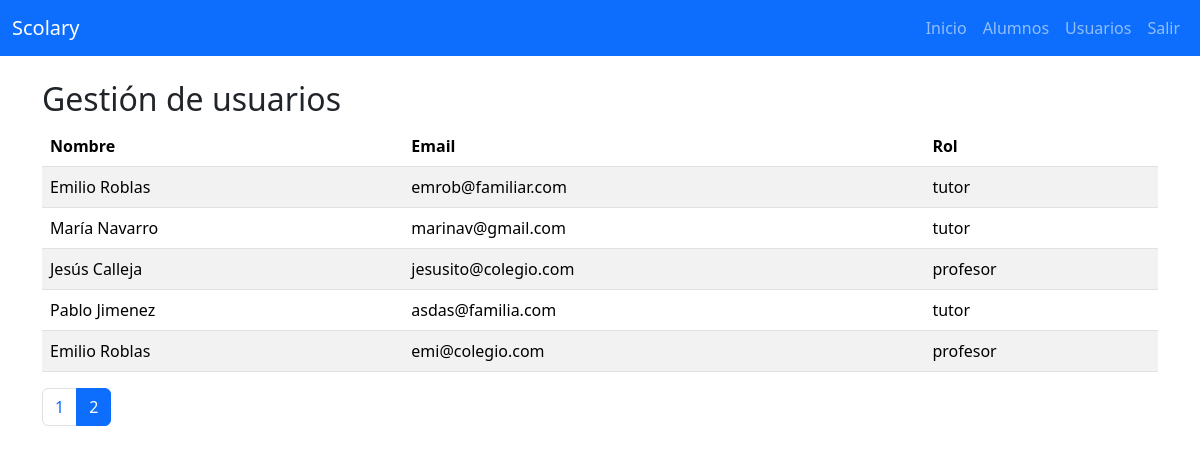
Page /usuarios.php?pagina=2 (signed in) on the earlier database version.
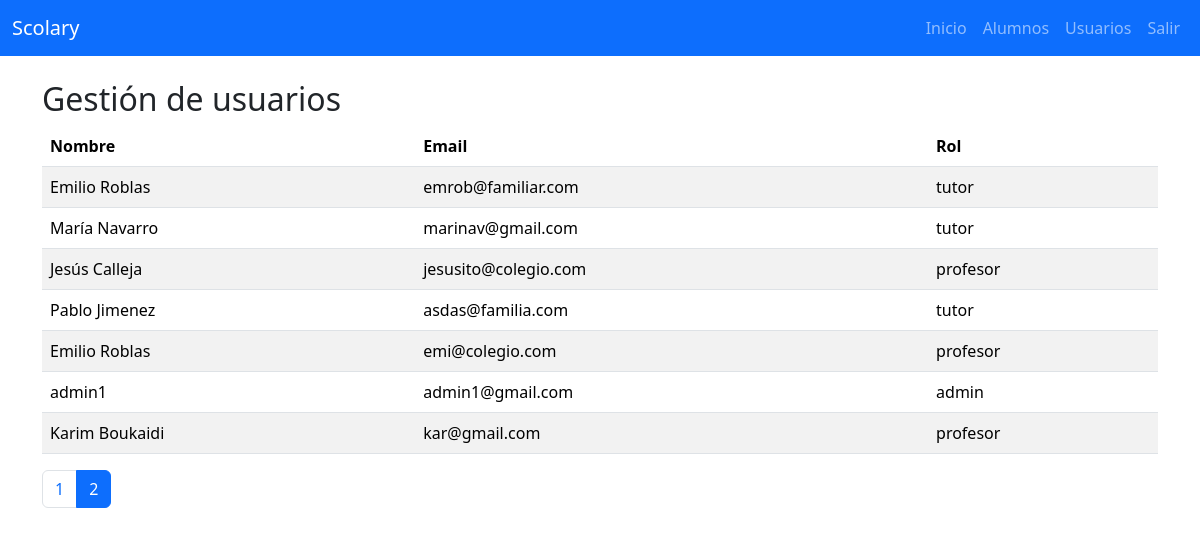
Same page on the later database version.
### tables this page shows
CREATE TABLE `usuarios` (
  `id` int(11) NOT NULL,
  `nombre` varchar(100) DEFAULT NULL,
  `email` varchar(100) DEFAULT NULL,
  `password` varchar(255) DEFAULT NULL,
  `rol` enum('profesor','tutor','admin') NOT NULL
);

### usuarios.php (the view, shortened to what this page needs)
<?php include 'includes/header.php'; ?>
<?php include 'includes/navbarAdmin.php'; ?>
<?php include 'conexion.php'; ?>
<div class="container mt-4">
    <h2>Gestión de usuarios</h2>
    <?php
    $registrosPorPagina = 10;
    $pagina = isset($_GET['pagina']) ? (int)$_GET['pagina'] : 1;
    $offset = ($pagina - 1) * $registrosPorPagina;
    $stmtUsuarios = $pdo->query("
        SELECT
            nombre,
            email,
            rol
        FROM usuarios
        LIMIT $registrosPorPagina OFFSET $offset");
    $profesores = $stmtUsuarios->fetchAll();
    $totalRegistros = $pdo->query("SELECT COUNT(*) FROM usuarios")->fetchColumn();
    $totalPaginas = ceil($totalRegistros / $registrosPorPagina);
    ?>
<table class="table table-striped">
        <thead>
            <tr>
                <th>Nombre</th>
                <th>Email</th>
                <th>Rol</th>
            </tr>
        </thead>
        <tbody>
            <?php foreach ($profesores as $profesor){ ?>
                <tr>
                    <td><?= $profesor['nombre']?></td>
                    <td><?= $profesor['email'] ?></td>
                    <td><?= $profesor['rol'] ?></td>
                </tr>
            <?php } ?>
        </tbody>
    </table>
    <nav>
        <ul class="pagination">
            <?php for ($i = 1; $i <= $totalPaginas; $i++){?>
                <li class="page-item <?= $i == $pagina ? 'active' : '' ?>">
                    <a class="page-link" href="?pagina=<?= $i ?>"><?= $i ?></a>
                </li>
            <?php }?>
        </ul>
    </nav>
</div>
<?php include 'includes/footer.php'; ?>

Differences in the rows shown:
added usuarios: nombre "admin1", email "admin1@gmail.com", rol "admin"
added usuarios: nombre "Karim Boukaidi", email "kar@gmail.com", rol "profesor"
